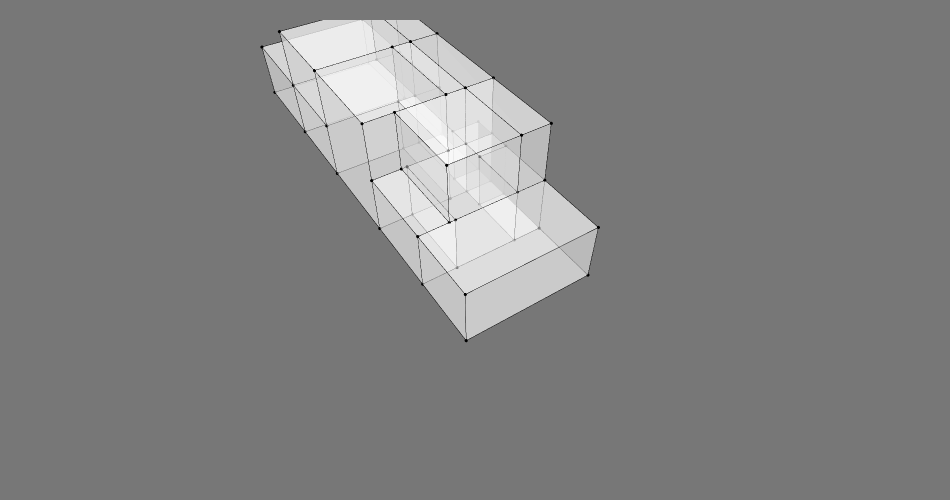

Source (notebook cell):
### Code cell
Topology.Show(house, renderer='jupyterlab', showVertices=True, faceColor="#FFFFFF", backgroundColor="#777777")

### Figure 1 — Plotly figure (JSON) as saved in the notebook; plotly's stock layout.template omitted (floating-point values rounded to 4 significant figures; data arrays with more than 128 entries replaced by an {"elided": "..."} marker saying what was removed)
{"data": [{"hoverinfo": "text", "hovertext": "", "legendgroup": "1", "legendrank": 1, "marker": {"color": "black", "size": 1.1}, "mode": "markers", "name": "Topology Vertices", "showlegend": false, "text": "", "type": "scatter3d", "x": [0, 6.5, 6.5, 0, 6.5, 0, 6.5, 0, 1.5, 6.5, 2.5, 1.5, 0, 6.5, 2.5, 1.5, 0, 6.5, 4.7, 2.5, 2.5, 6.5, 6.5, 6.5, 5, 4.7, 2.5, 5, 2.5, 1.5, 1.5, 1.5, 1.5, 0, 0, 0, 0, 0, 1.5, 1.5, 6.5, 1.5, 0, 6.5, 4.7, 6.5, 4.7, 5, 1.5, 1.5, 1.5, 1.5, 5, 1.5, 0, 0, 0, 0, 0, 6.5, 0, 6.5, 0, 0], "y": [0, 0, 5, 5, 0, 0, 5, 5, 5, 9.5, 9.5, 9.5, 9.5, 9.5, 9.5, 9.5, 9.5, 14.5, 14.5, 14.5, 9.5, 9.5, 14.5, 14.5, 14.5, 14.5, 14.5, 14.5, 14.5, 14.5, 13.3, 14.5, 13.3, 13.3, 13.3, 14.5, 14.5, 9.5, 9.5, 14.5, 5, 5, 5, 18.7, 18.7, 18.7, 18.7, 18.7, 18.7, 15.7, 18.7, 15.7, 18.7, 18.7, 14.5, 15.7, 18.7, 18.7, 18.7, 22.3, 22.3, 22.3, 22.3, 15.7], "z": [0, 0, 0, 0, 3, 3, 3, 3, 3, 0, 0, 0, 0, 3, 3, 3, 3, 0, 0, 0, 6, 6, 3, 6, 3, 3, 3, 6, 6, 0, 0, 3, 3, 0, 3, 3, 6, 6, 6, 6, 6, 6, 6, 0, 0, 3, 3, 3, 0, 0, 3, 3, 6, 6, 0, 3, 3, 6, 0, 0, 0, 3, 3, 0]}, {"hoverinfo": "text", "legendgroup": "2", "legendrank": 2, "line": {"color": "black", "width": 1}, "marker": {"size": 0}, "mode": "lines", "name": "Topology Edges", "showlegend": false, "text": "", "type": "scatter3d", "x": {"elided": "384 float values"}, "y": {"elided": "384 float values"}, "z": {"elided": "384 int values"}}, {"cmax": 1, "cmin": 0, "color": "#FFFFFF", "colorscale": [[0, "#440154"], [0.1111, "#482878"], [0.2222, "#3e4989"], [0.3333, "#31688e"], [0.4444, "#26828e"], [0.5556, "#1f9e89"], [0.6667, "#35b779"], [0.7778, "#6ece58"], [0.8889, "#b5de2b"], [1, "#fde725"]], "flatshading": true, "hoverinfo": "text", "hovertext": "", "i": {"elided": "194 int values"}, "j": {"elided": "194 int values"}, "k": {"elided": "194 int values"}, "legendgroup": "3", "legendrank": 3, "lighting": {"facenormalsepsilon": 0}, "name": "Topology Faces", "opacity": 0.5, "showlegend": false, "showscale": false, "text": "", "type": "mesh3d", "x": [6.5, 0, 6.5, 0, 6.5, 0, 6.5, 1.5, 0, 0, 1.5, 2.5, 6.5, 6.5, 2.5, 1.5, 0, 4.7, 2.5, 6.5, 6.5, 2.5, 6.5, 6.5, 5, 4.7, 2.5, 5, 2.5, 1.5, 1.5, 1.5, 1.5, 0, 0, 0, 0, 0, 1.5, 1.5, 6.5, 1.5, 0, 6.5, 4.7, 6.5, 5, 4.7, 1.5, 1.5, 1.5, 1.5, 1.5, 5, 0, 0, 0, 0, 0, 0, 6.5, 6.5, 0, 0], "y": [0, 0, 5, 5, 0, 0, 5, 5, 5, 9.5, 9.5, 9.5, 9.5, 9.5, 9.5, 9.5, 9.5, 14.5, 14.5, 14.5, 9.5, 9.5, 14.5, 14.5, 14.5, 14.5, 14.5, 14.5, 14.5, 13.3, 14.5, 14.5, 13.3, 13.3, 13.3, 14.5, 14.5, 9.5, 9.5, 14.5, 5, 5, 5, 18.7, 18.7, 18.7, 18.7, 18.7, 15.7, 18.7, 18.7, 15.7, 18.7, 18.7, 14.5, 15.7, 18.7, 18.7, 18.7, 22.3, 22.3, 22.3, 22.3, 15.7], "z": [0, 0, 0, 0, 3, 3, 3, 3, 3, 0, 0, 0, 0, 3, 3, 3, 3, 0, 0, 0, 6, 6, 3, 6, 3, 3, 3, 6, 6, 0, 0, 3, 3, 0, 3, 6, 3, 6, 6, 6, 6, 6, 6, 0, 0, 3, 3, 3, 0, 0, 3, 3, 6, 6, 0, 3, 3, 6, 0, 0, 0, 3, 3, 0]}], "layout": {"height": 500, "margin": {"b": 0, "l": 0, "r": 0, "t": 20}, "paper_bgcolor": "#777777", "plot_bgcolor": "#777777", "scene": {"aspectmode": "data", "aspectratio": {"x": 0.681, "y": 2.336, "z": 0.6286}, "camera": {"center": {"x": -0.06354, "y": 0.5754, "z": -0.5242}, "eye": {"x": 1.019, "y": 2.237, "z": 1.652}, "projection": {"type": "perspective"}, "up": {"x": 0, "y": 0, "z": 1}}, "xaxis": {"type": "linear", "visible": false}, "yaxis": {"type": "linear", "visible": false}, "zaxis": {"type": "linear", "visible": false}}, "showlegend": true, "width": 950, "xaxis": {"showgrid": false, "visible": false, "zeroline": false}, "yaxis": {"showgrid": false, "visible": false, "zeroline": false}}}
